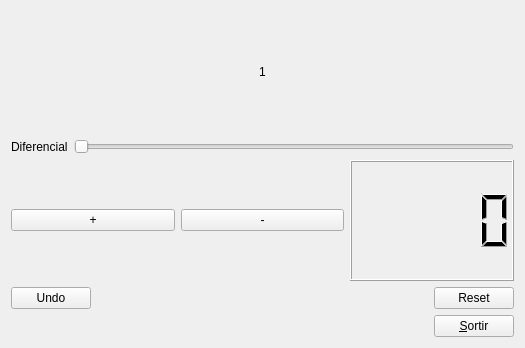
<?xml version="1.0" encoding="UTF-8"?>
<ui version="4.0">
 <class>ex9</class>
 <widget class="QWidget" name="ex9">
  <property name="geometry">
   <rect>
    <x>0</x>
    <y>0</y>
    <width>525</width>
    <height>348</height>
   </rect>
  </property>
  <property name="windowTitle">
   <string>ex9</string>
  </property>
  <layout class="QVBoxLayout" name="verticalLayout">
   <item>
    <layout class="QHBoxLayout" name="horizontalLayout_5">
     <item>
      <spacer name="horizontalSpacer_3">
       <property name="orientation">
        <enum>Qt::Horizontal</enum>
       </property>
       <property name="sizeHint" stdset="0">
        <size>
         <width>40</width>
         <height>20</height>
        </size>
       </property>
      </spacer>
     </item>
     <item>
      <widget class="QLabel" name="label">
       <property name="text">
        <string>1</string>
       </property>
      </widget>
     </item>
     <item>
      <spacer name="horizontalSpacer_4">
       <property name="orientation">
        <enum>Qt::Horizontal</enum>
       </property>
       <property name="sizeHint" stdset="0">
        <size>
         <width>40</width>
         <height>20</height>
        </size>
       </property>
      </spacer>
     </item>
    </layout>
   </item>
   <item>
    <layout class="QHBoxLayout" name="horizontalLayout_4">
     <item>
      <widget class="QLabel" name="label_2">
       <property name="text">
        <string>Diferencial</string>
       </property>
      </widget>
     </item>
     <item>
      <widget class="QSlider" name="horizontalSlider">
       <property name="minimum">
        <number>1</number>
       </property>
       <property name="maximum">
        <number>9</number>
       </property>
       <property name="orientation">
        <enum>Qt::Horizontal</enum>
       </property>
      </widget>
     </item>
    </layout>
   </item>
   <item>
    <layout class="QHBoxLayout" name="horizontalLayout">
     <item>
      <widget class="QPushButton" name="pushButton">
       <property name="text">
        <string>+</string>
       </property>
      </widget>
     </item>
     <item>
      <widget class="QPushButton" name="pushButton_2">
       <property name="enabled">
        <bool>true</bool>
       </property>
       <property name="text">
        <string>-</string>
       </property>
      </widget>
     </item>
     <item>
      <widget class="MyQLCDNumber" name="lcdNumber"/>
     </item>
    </layout>
   </item>
   <item>
    <layout class="QHBoxLayout" name="horizontalLayout_2">
     <item>
      <widget class="QPushButton" name="pushButton_3">
       <property name="text">
        <string>Undo</string>
       </property>
      </widget>
     </item>
     <item>
      <spacer name="horizontalSpacer">
       <property name="orientation">
        <enum>Qt::Horizontal</enum>
       </property>
       <property name="sizeHint" stdset="0">
        <size>
         <width>40</width>
         <height>20</height>
        </size>
       </property>
      </spacer>
     </item>
     <item>
      <widget class="QPushButton" name="pushButton_4">
       <property name="text">
        <string>Reset</string>
       </property>
      </widget>
     </item>
    </layout>
   </item>
   <item>
    <layout class="QHBoxLayout" name="horizontalLayout_3">
     <item>
      <spacer name="horizontalSpacer_2">
       <property name="orientation">
        <enum>Qt::Horizontal</enum>
       </property>
       <property name="sizeHint" stdset="0">
        <size>
         <width>40</width>
         <height>20</height>
        </size>
       </property>
      </spacer>
     </item>
     <item>
      <widget class="QPushButton" name="pushButton_5">
       <property name="text">
        <string>&amp;Sortir</string>
       </property>
      </widget>
     </item>
    </layout>
   </item>
  </layout>
 </widget>
 <layoutdefault spacing="6" margin="11"/>
 <customwidgets>
  <customwidget>
   <class>MyQLCDNumber</class>
   <extends>QLCDNumber</extends>
   <header location="global">myqlcdnumber.h</header>
   <slots>
    <slot>diferencial(int)</slot>
    <slot>suma()</slot>
    <slot>resta()</slot>
    <slot>undo()</slot>
    <slot>reset()</slot>
   </slots>
  </customwidget>
 </customwidgets>
 <resources/>
 <connections>
  <connection>
   <sender>horizontalSlider</sender>
   <signal>valueChanged(int)</signal>
   <receiver>label</receiver>
   <slot>setNum(int)</slot>
   <hints>
    <hint type="sourcelabel">
     <x>146</x>
     <y>113</y>
    </hint>
    <hint type="destinationlabel">
     <x>262</x>
     <y>42</y>
    </hint>
   </hints>
  </connection>
  <connection>
   <sender>pushButton_5</sender>
   <signal>clicked()</signal>
   <receiver>ex9</receiver>
   <slot>close()</slot>
   <hints>
    <hint type="sourcelabel">
     <x>477</x>
     <y>309</y>
    </hint>
    <hint type="destinationlabel">
     <x>432</x>
     <y>339</y>
    </hint>
   </hints>
  </connection>
  <connection>
   <sender>horizontalSlider</sender>
   <signal>valueChanged(int)</signal>
   <receiver>lcdNumber</receiver>
   <slot>diferencial(int)</slot>
   <hints>
    <hint type="sourcelabel">
     <x>393</x>
     <y>111</y>
    </hint>
    <hint type="destinationlabel">
     <x>429</x>
     <y>163</y>
    </hint>
   </hints>
  </connection>
  <connection>
   <sender>pushButton</sender>
   <signal>clicked()</signal>
   <receiver>lcdNumber</receiver>
   <slot>suma()</slot>
   <hints>
    <hint type="sourcelabel">
     <x>162</x>
     <y>179</y>
    </hint>
    <hint type="destinationlabel">
     <x>384</x>
     <y>192</y>
    </hint>
   </hints>
  </connection>
  <connection>
   <sender>pushButton_2</sender>
   <signal>clicked()</signal>
   <receiver>lcdNumber</receiver>
   <slot>resta()</slot>
   <hints>
    <hint type="sourcelabel">
     <x>297</x>
     <y>173</y>
    </hint>
    <hint type="destinationlabel">
     <x>398</x>
     <y>172</y>
    </hint>
   </hints>
  </connection>
  <connection>
   <sender>pushButton_3</sender>
   <signal>clicked()</signal>
   <receiver>lcdNumber</receiver>
   <slot>undo()</slot>
   <hints>
    <hint type="sourcelabel">
     <x>72</x>
     <y>238</y>
    </hint>
    <hint type="destinationlabel">
     <x>388</x>
     <y>177</y>
    </hint>
   </hints>
  </connection>
  <connection>
   <sender>pushButton_4</sender>
   <signal>clicked()</signal>
   <receiver>lcdNumber</receiver>
   <slot>reset()</slot>
   <hints>
    <hint type="sourcelabel">
     <x>482</x>
     <y>234</y>
    </hint>
    <hint type="destinationlabel">
     <x>485</x>
     <y>186</y>
    </hint>
   </hints>
  </connection>
 </connections>
</ui>
